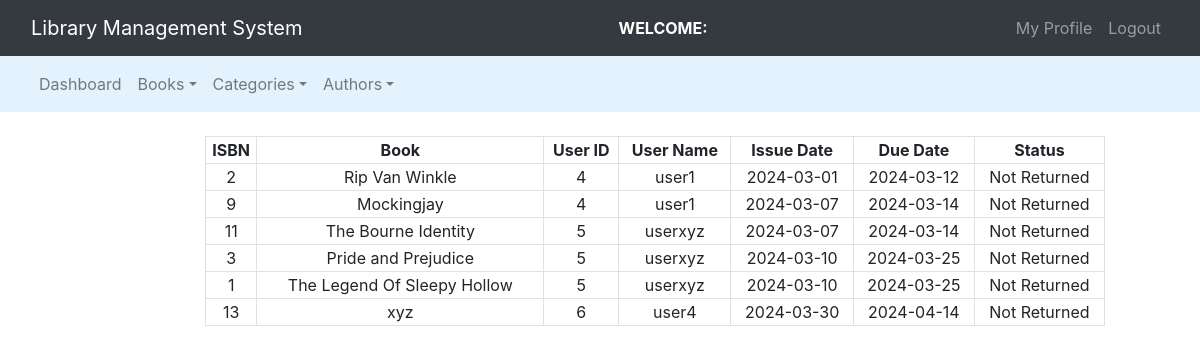
The page /admin/reg_issued.php on the database its author committed.
### tables this page shows
CREATE TABLE `issued_books` (
  `Sno` int(11) NOT NULL,
  `isbn` int(10) NOT NULL,
  `user_id` int(10) NOT NULL,
  `issue_date` date NOT NULL,
  `due_date` date NOT NULL
);

CREATE TABLE `books` (
  `isbn` int(11) NOT NULL,
  `book_name` varchar(60) NOT NULL,
  `author_id` int(10) NOT NULL,
  `category_id` int(10) NOT NULL,
  `book_copies` int(10) NOT NULL,
  `book_price` int(11) DEFAULT NULL
);

CREATE TABLE `users` (
  `id` int(11) NOT NULL,
  `name` varchar(30) NOT NULL,
  `email` varchar(60) NOT NULL,
  `password` varchar(30) NOT NULL,
  `mobile` varchar(10) NOT NULL
);

### admin/reg_issued.php (the view, shortened to what this page needs)
<?php
    $connection = mysqli_connect('localhost', 'root', '', 'lms_main');
$query = "SELECT b.isbn as isbn, b.book_name as book_name, u.id as user_id, u.name as user_name, ib.issue_date as issue_date, ib.due_date as due_date
          FROM books b
          JOIN issued_books ib ON b.isbn = ib.isbn
          JOIN users u ON ib.user_id = u.id;";
?>
<!DOCTYPE html>
<html lang="en">
<head>
    <link rel="stylesheet" type="text/css" href="../bootstrap-4.4.1/css/bootstrap.min.css">
</head>
<body>
    <nav class="navbar navbar-expand-lg navbar-dark bg-dark">
    <div class="container-fluid">
			<div class="navbar-header">
				<a class="navbar-brand" href="index.php">Library Management System</a>
			</div>
        <font style="color : white"><span><strong><?php echo "WELCOME: ".$_SESSION['name']; ?></strong></span></font>
		    <ul class="nav navbar-nav navbar-right">
		      <li class="nav-item dropdown">
                <a href="" class="nav-link dropdown toggle" data-toggle = "dropdown">My Profile</a>
              </li>
              <li class="nav-item">
                <a href="logout.php" class="nav-link">Logout</a>
              </li>
		    </ul>
		</div>
    </nav>
    <nav class="navbar navbar-expand-lg navbar-light" style="background-color: #e3f2fd;">
      <div class="container-fluid">
        <ul class="nav navbar-nav navbar-center">
          <li class="nav-item">
            <a href="admin_dashboard.php" class="nav-link">Dashboard</a>
          </li>
          <li class="nav-item dropdown">
            <a href="" class="nav-link dropdown-toggle" data-toggle="dropdown">Books</a>
          </li>
          <li class="nav-item dropdown">
            <a href="" class="nav-link dropdown-toggle" data-toggle="dropdown">Categories</a>
          </li>
          <li class="nav-item dropdown">
            <a href="" class="nav-link dropdown-toggle" data-toggle="dropdown">Authors</a>
          </li>
        </ul>
      </div>
    </nav><br>
    <div class="row">
        <div class="col-md-2"></div>
        <div class="col-md-8">
            <form>
                <table class="table-bordered" width="900px" style="text-align: center;">
                    <tr>
                        <th>ISBN</th>
                        <th>Book</th>
                        <th>User ID</th>
                        <th>User Name</th>
                        <th>Issue Date</th>
                        <th>Due Date</th>
                        <th>Status</th>
                    </tr>
                    <?php
                    $current_date = date('Y-m-d');
                        $query_run = mysqli_query($connection, $query);
                        while ($row = mysqli_fetch_assoc($query_run)) {
                            $isbn = $row['isbn'];
                            $book_name = $row['book_name'];
                            $user_id = $row['user_id'];
                            $user_name = $row['user_name'];
                            $issue_date = $row['issue_date'];
                            $due_date = $row['due_date'];
                            $due_date_obj = new DateTime($due_date);
                            $current_date_obj = new DateTime($current_date);
                            $return_status = ($current_date_obj > $due_date_obj) ? "Not Returned" : "Returned";
                            echo "<tr>
                                <td>$isbn</td>
                                <td>$book_name</td>
                                <td>$user_id</td>
                                <td>$user_name</td>
                                <td>$issue_date</td>
                                <td>$due_date</td>
                                <td>$return_status</td>
                                </tr>";
                        }
                    ?>
                </table>
            </form>
        </div>
        <div class="col-md-2"></div>
    </div>
</body>
</html>

### rows shown on the page
issued_books: isbn.isbn "2", isbn.book_name "Rip Van Winkle", user "4", user.name "user1", issue_date "2024-03-01", due_date "2024-03-12"
issued_books: isbn.isbn "9", isbn.book_name "Mockingjay", user "4", user.name "user1", issue_date "2024-03-07", due_date "2024-03-14"
issued_books: isbn.isbn "11", isbn.book_name "The Bourne Identity", user "5", user.name "userxyz", issue_date "2024-03-07", due_date "2024-03-14"
issued_books: isbn.isbn "3", isbn.book_name "Pride and Prejudice", user "5", user.name "userxyz", issue_date "2024-03-10", due_date "2024-03-25"
issued_books: isbn.isbn "1", isbn.book_name "The Legend Of Sleepy Hollow", user "5", user.name "userxyz", issue_date "2024-03-10", due_date "2024-03-25"
issued_books: isbn.isbn "13", isbn.book_name "xyz", user "6", user.name "user4", issue_date "2024-03-30", due_date "2024-04-14"
